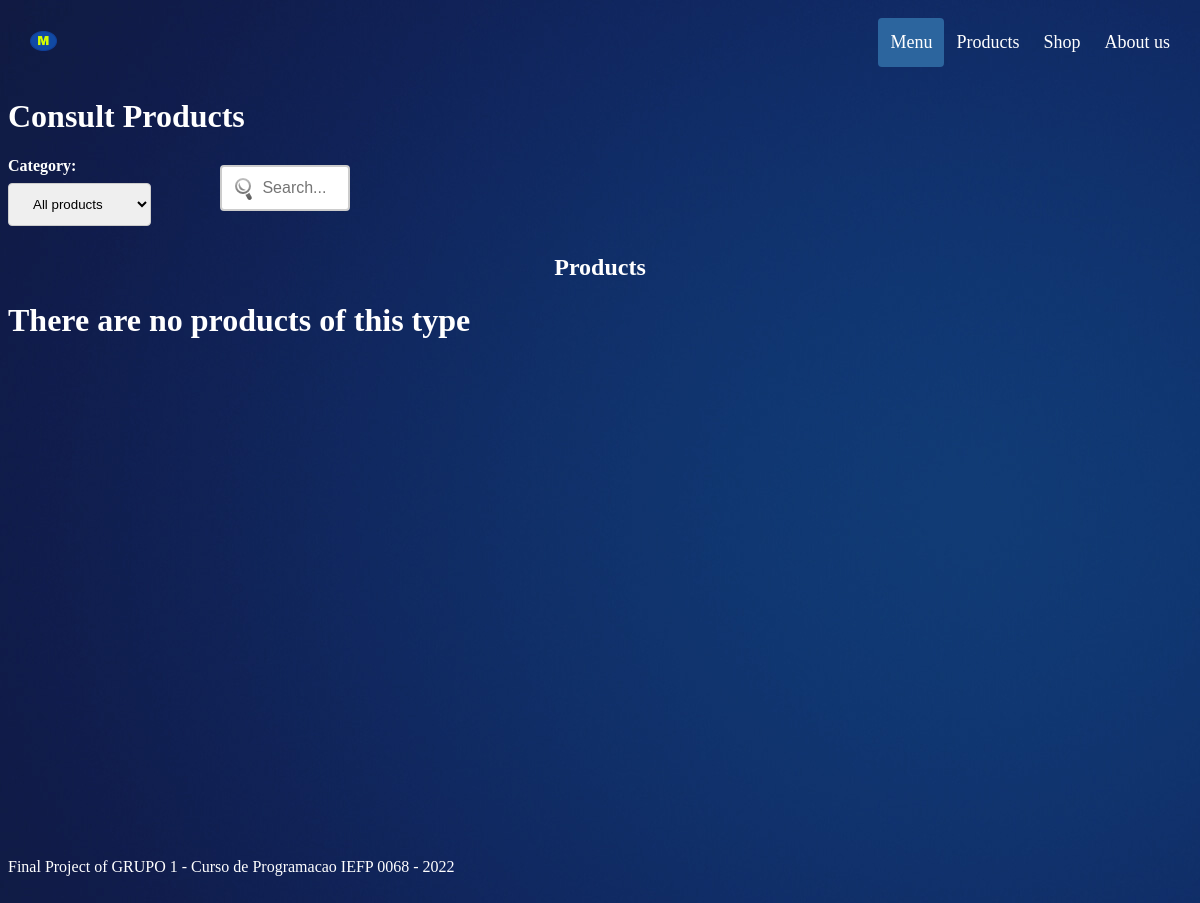
Before: /ConsultProd.php with the older database file.
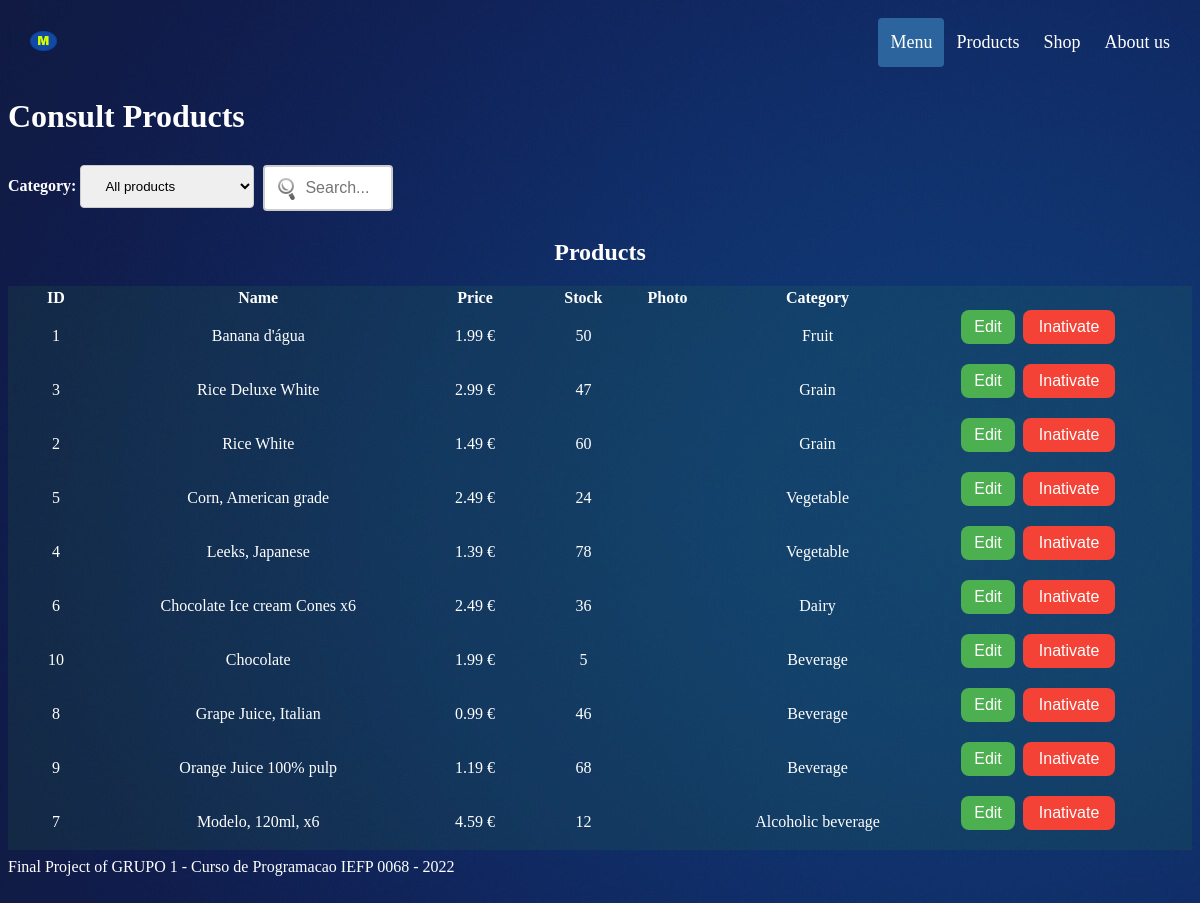
After: the same page with the newer database file.
### tables this page shows
CREATE TABLE `t_product` (
  `id` int(11) NOT NULL,
  `name` varchar(50) NOT NULL,
  `price` float NOT NULL,
  `stock` int(11) NOT NULL,
  `photo` varchar(255) NOT NULL,
  `idCategory` int(11) NOT NULL,
  `Inative` int(11) NOT NULL DEFAULT 0
);

CREATE TABLE `t_category` (
  `id` int(11) NOT NULL,
  `category` varchar(50) NOT NULL
);

### includes/functionProducts.php (the view, shortened to what this page needs)
<?php
function listProducts($result){
    if($result->num_rows > 0){
        ?>
        <thead>
            <tr>
                <th scope="col">ID</th>
                <th scope="col">Name</th>
                <th scope="col">Price</th>
                <th scope="col">Stock</th>
                <th scope="col">Photo</th>
                <th scope="col">Category</th>
                <th scope="col"></th>
            </tr>
        </thead>
        <?php
        while($row = $result->fetch_assoc()){
            echo "<tbody><tr>";
            echo "<td>".$row['id']."</td>";
            echo "<td>".$row['name']."</td>";
            echo "<td>".$row['price']." €</td>";
            echo "<td>".$row['stock']."</td>";
            if($row['photo'] == ''){
                echo "<td></td>";
            }else{
                echo "<td><img src='resources/".$row['photo']."' width='30'></td>";
            }
            echo "<td>".$row['category']."</td>";
            echo "<td>";
            ?>
            <div class="DivFlex"">
                <form action="EditProd.php" id="form1" method="POST">
                <input class="butEdit" type="submit" value="Edit">
                </form>&nbsp;&nbsp;
                <form action="StatusProduct.php" id="form1" method="POST">
                <?php
                if($row['Inative'] == 0){
                    echo "<input class='butStatus' type='submit' value='Inativate'><br><br>";
                }else{
                    echo "<input type='hidden' name='id_prod' value='".$row['id']."'>";
                    echo "<input class='butStatus' type='submit' value='Ativate'><br><br>";
                }
                ?>
                </form>
            </div>
            <?php
            echo "</td>";
            echo "</tr></tbody>";
        }
    }else{
        ?>
        <h1>There are no products of this type</h1>
        <?php
    }
}

### includes/head.php (shortened to what this page needs)
<!DOCTYPE html>
<html lang="pt">
    <head>
        <link href="resources/style/style.css" rel="stylesheet" type="text/css">

### ConsultProd.php (shortened to what this page needs)
<?php include 'includes/head.php' ?>
</head>
    <body>
    <?php include 'includes/header.php' ?>
    <div id="page-container">
        <div id="content-wrap">
            <h1>Consult Products</h1>
            <?php
            include 'includes/db_conn.php';
            include 'includes/functionProducts.php';
            if(!isset($_POST['category'])){
                $category = 0;
            }else{
                $category = $_POST['category'];
            }
            ?>
            <div class="DivFlex inputCat">
                <form action="ConsultProd.php" id="form1" method="POST">
                    <label for="fcat"><b>Category: </b></label>
                    <select class="inputCat" name="category" id="fcat" onchange="this.form.submit();">
                        <?php
                            $sql = "CALL GetCategory()";
                            $stmt = $conn->prepare($sql);
                            $stmt->execute();
                            echo "<option value='0' selected>All products</option>";
                        ?>
                    </select>
                </form>&nbsp;&nbsp;
                <form action="ConsultProd.php" id="form1" method="POST">
                    <input class="inputS" type="text" placeholder="Search..." name="search" size="50" maxlength="50">
                </form>
            </div>
            <h2 class="title">Products</h2>
            <?php
            if(isset($_POST['search'])){
                $search = $_POST['search'];
                $stmt = $conn->prepare("CALL GetProductsByName(?)");
                $stmt->bind_param("s", $search);
                $stmt->execute();
                echo "<table class='paddingBetweenCols'>";
                $result = $stmt->get_result();
                listProducts($result);
                $stmt->close();
                echo "</table>";
            }else{
                if($category == 0){
                    $stmt = $conn->prepare("CALL GetProducts");
                    $stmt->execute();
                }else{
                    $stmt = $conn->prepare("CALL GetProductsCat(?)");
                    $stmt->bind_param("i", $category);
                    $stmt->execute();
                }
                echo "<table class='paddingBetweenCols'>";
                $result = $stmt->get_result();
                listProducts($result);
                echo "</table>";
            }
            ?>
        </div>
        <?php include 'includes/footer.php' ?>
    </div>
    </body>
</html>

### includes/header.php
<div class="header">
    <a href="Index.php" class="logo"><img src="resources/img/logo.png" height="20"></a>
    <div class="header-right">
        <a class="active" href="Index.php">Menu</a>
        <a href="ConsultProd.php">Products</a>
        <a href="Shop1.php">Shop</a>
        <a href="AboutUs.php">About us</a>
    </div>
</div>

### includes/footer.php
<footer id="footer"> Final Project of GRUPO 1 - Curso de Programacao IEFP 0068 - 2022</footer>

### resources/style/style.css (style rules this page uses)
.paddingBetweenCols td { padding: 0 30px; text-align: center; }
.DivFlex { display: flex; }
.title { text-align: center; }
.inputCat input[type=text], select.inputCat { width: 70%; padding: 12px 20px; margin: 8px 0; display: inline-block; border: 1px solid #ccc; border-radius: 4px; box-sizing: border-box; }
input[type=text].inputS { width: 130px; box-sizing: border-box; border: 2px solid #ccc; border-radius: 4px; font-size: 16px; background-color: white; background-image: url("../img/Search.png"); background-position: 10px 10px; background-repeat: no-repeat; padding: 12px 20px 12px 40px; transition: width 0.4s ease-in-out; }
body { background-image: url("../img/background.jpg"); color: white; }
table { background: rgba(51, 170, 51, .1); width: 100%; height:100%; }
.butEdit { background-color: #4CAF50; border: none; color: white; padding: 8px 13px; border-radius: 8px; text-align: center; text-decoration: none; display: inline-block; font-size: 16px; }
.butStatus { background-color: #f44336; border: none; color: white; padding: 8px 16px; border-radius: 8px; text-align: center; text-decoration: none; display: inline-block; font-size: 16px; }
#footer { position: absolute; bottom: 0; width: 100%; height: 2.5rem; }
#page-container { position: relative; min-height: 100vh; }
#content-wrap { padding-bottom: 2.5rem; }
.header { overflow: hidden; padding: 10px 10px; }
.header a { float: left; color: white; text-align: center; padding: 12px; text-decoration: none; font-size: 18px; line-height: 25px; border-radius: 4px; }
.header a.logo { font-size: 25px; font-weight: bold; }
.header a.active { background-color: rgb(44, 101, 158); color: white; }
.header-right { float: right; }

Changed rows visible on the page:
added t_product: id "1", name "Banana d'água", price "1.99", stock "50", idCategory.category "Fruit"
added t_product: id "3", name "Rice Deluxe White", price "2.99", stock "47", idCategory.category "Grain"
added t_product: id "2", name "Rice White", price "1.49", stock "60", idCategory.category "Grain"
added t_product: id "5", name "Corn, American grade", price "2.49", stock "24", idCategory.category "Vegetable"
added t_product: id "4", name "Leeks, Japanese", price "1.39", stock "78", idCategory.category "Vegetable"
added t_product: id "6", name "Chocolate Ice cream Cones x6", price "2.49", stock "36", idCategory.category "Dairy"
added t_product: id "10", name "Chocolate", price "1.99", stock "5", idCategory.category "Beverage"
added t_product: id "8", name "Grape Juice, Italian", price "0.99", stock "46", idCategory.category "Beverage"
added t_product: id "9", name "Orange Juice 100% pulp", price "1.19", stock "68", idCategory.category "Beverage"
added t_product: id "7", name "Modelo, 120ml, x6", price "4.59", stock "12", idCategory.category "Alcoholic beverage"
Other visible differences:
text no longer shown: "There are no products of this type"
text now shown: "ID Name Price Stock Photo Category"
